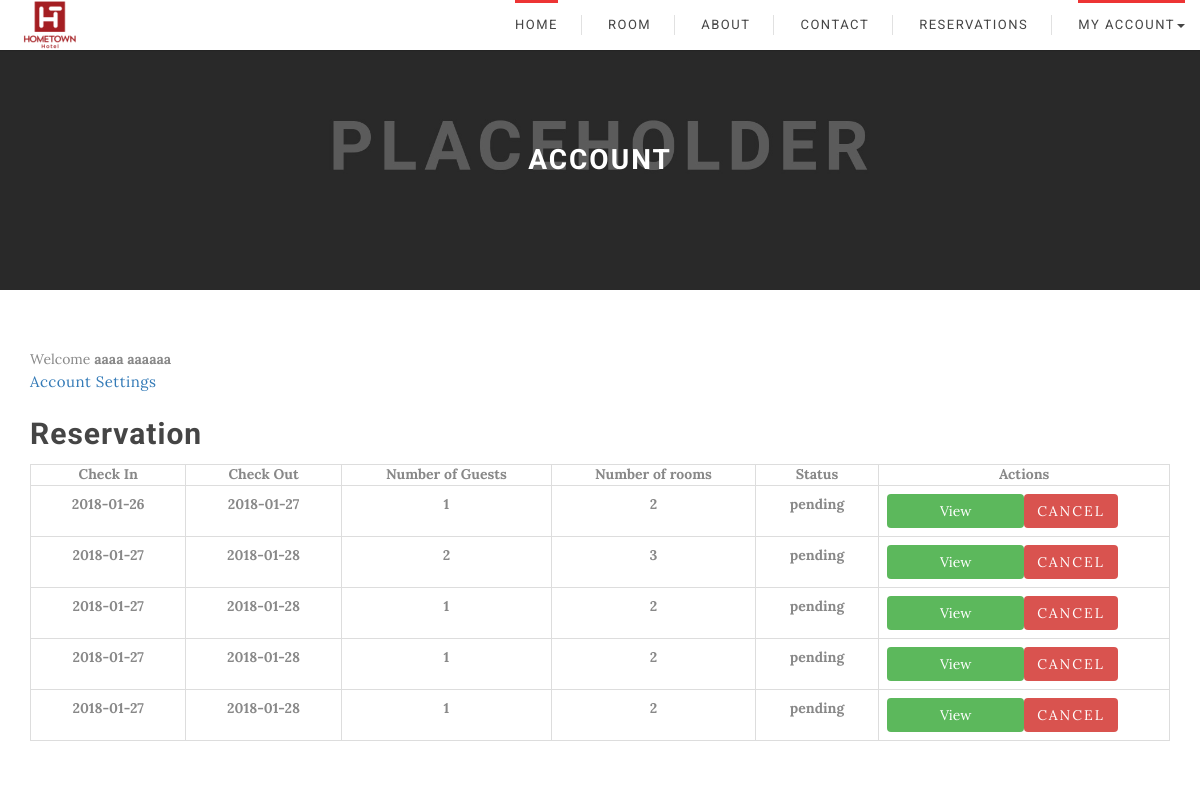
Page /GuestDashboard.php (signed in) on the earlier database version.
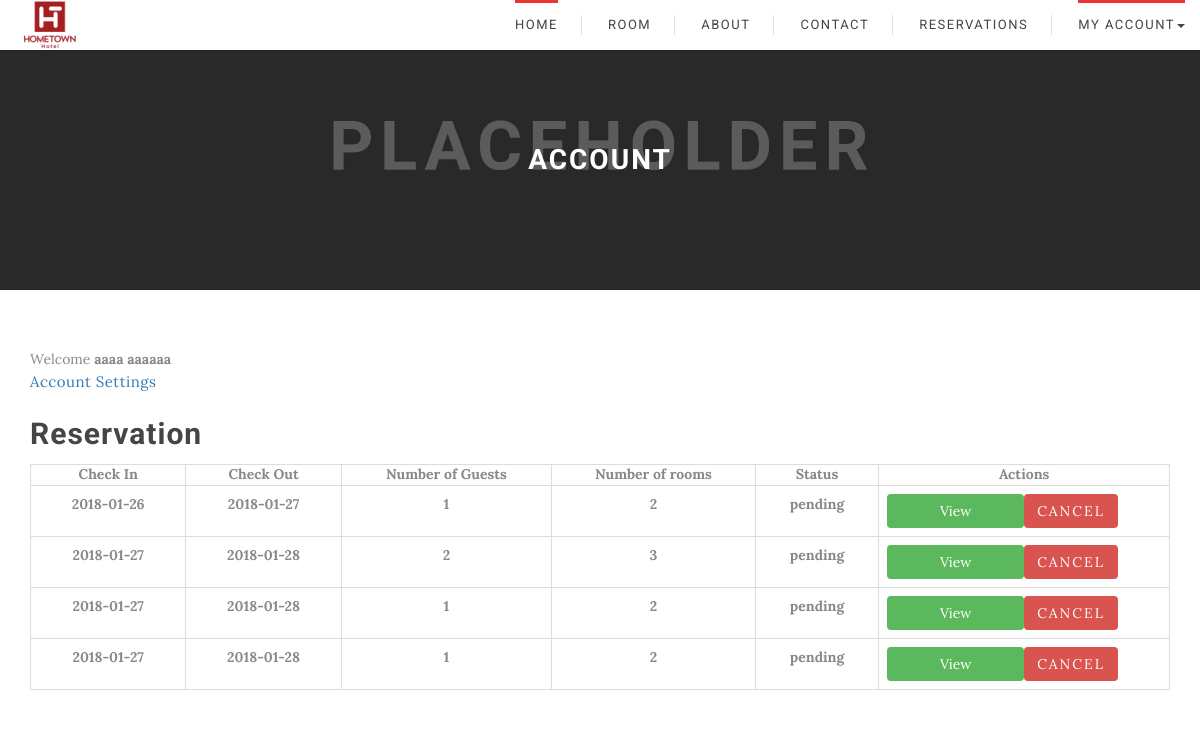
Same page on the later database version.
### tables this page shows
CREATE TABLE `reservation_masterfile` (
  `reservation_id` int(11) NOT NULL,
  `guest_id` int(11) NOT NULL,
  `room_id` int(11) NOT NULL,
  `checkindate` date NOT NULL,
  `checkoutdate` date NOT NULL,
  `number_guest` int(11) NOT NULL,
  `room_number` int(11) NOT NULL
);

### GuestDashboard.php (the view, shortened to what this page needs)
  <?php
  include_once 'db.php';
  include_once 'header.php';
  ?>
<body>
 <header>
  <nav class="navbar rq-header-main-menu navbar-fixed-top" role="navigation">
    <div class="container-fluid">
      <div class="navbar-header">
        <a class="navbar-brand" href="index.php"><img class="logo" src="HometownLogo.png" alt="Hometown"></a>
      </div>
      <div id="nav-menu" class="navbar-collapse rq-menu-wrapper collapse navbar-right" role="navigation">
        <ul class="nav navbar-nav rq-menus">
          <li class="active">
            <a href="HomepageFinal.php">Home</a>
          </li>
          <li>
            <a href="Rooms.php">Room</a>
            </li>
            <li>
              <a href="about-us.html">About</a>
            </li>
            <li>
              <a href="contact.html">Contact</a>
            </li>
            <li>
              <a href="Step1.php">Reservations</a>
            </li>
            <?php if(isset($_SESSION['login'])){  ?>
            <li class="active dropdown">
              <a class="dropdown-toggle" data-toggle="dropdown" href="#" aria-expanded = "false">
                MY ACCOUNT<span class="caret"></span>
              </a>
            </li>
            <?php } else { ?>
            <li><a href="login.php">LOGIN</a></li>
            <?php } ?>
          </ul>
        </div>
  </header>
  <div class="rq-checkout-banner">
    <div class="rq-checkout-banner-mask">
      <div class="container">
        <div class="rq-checkout-banner-text">
          <div class="rq-checkout-banner-text-middle">
            <h1>Account</h1>
          </div>
        </div>
      </div>
    </div>
  </div>
  <div class = "container" style = "margin-top: 5%">
    <div class = "row">
      <div class = "col-lg-12 col-md-12 col-sm-12">
        <div class = "blogArchive_area">
          <div class = "single_archiveblog wow fadeInDown animated" style = "visibility: visible; animation-name: fadeInDown;">
            <div>
              Welcome
              <b>
                <?php echo "{$_SESSION['firstname']} {$_SESSION['lastname']}"; ?>
                <b>
                  <p stlye = "text-align:right;">
                    <a href="account.php">Account Settings</a>
                  </p>
                  <h2> Reservation </h2>
                  <table class = "table table-bordered">
                    <thead>
                      <tr>
                        <th>Check In</th>
                        <th>Check Out</th>
                        <th>Number of Guests</th>
                        <th>Number of rooms</th>
                        <th>Status</th>
                        <th>Actions</th>
                      </tr>
                    </thead>
                    <?php $fetch_reservations = mysqli_query($conn, "SELECT * FROM reservation_masterfile WHERE guest_id = {$_SESSION['guest_ID']}");
                    while($row = mysqli_fetch_assoc($fetch_reservations)){ ?>
                    <tbody>
                      <tr>
                        <td align = "center"><?= $row['checkindate'] ?></td>
                        <td align = "center"><?= $row['checkoutdate'] ?></td>
                        <td align = "center"><?= $row['number_guest'] ?></td>
                        <td align ='center'><?= $row['room_number'] ?></td>
                        <td align = "center">pending</td>
                        <td>
                          <a href="summary.php?code=<?= $row['reservation_id']?>" class="btn btn-sm btn-success" style="display:inline-block !imporatant; width:50%; float:left;">View</a>
                          <form method="post" style="display:inline-block !imporatant; width:50%; float:left;">
                            <button name="cancel" type = 'submit' class="btn btn-sm btn-danger">Cancel</button>
                          </form>
                        </td>
                      </tr>
                    </tbody>
                    <?php } ?>
                  </b>
                </b>
              </div>
            </body>
            </html>

### header.php (shortened to what this page needs)
<!DOCTYPE html>
<html lang="en">
<head>
  <link rel="stylesheet" href="css/owl.carousel.css">
  <link rel="stylesheet" href="css/jquery-ui.css">
  <link rel="stylesheet" href="css/jquery-ui.structure.css">
  <link rel="stylesheet" href="css/jquery-ui.theme.min.css">
  <link rel="stylesheet" href="css/jquery.timepicker.css">
  <link rel="stylesheet" href="css/jquery.countdown.css">
  <link rel="stylesheet" href="css/flexslider.css">
  <link rel="stylesheet" href="css/red.css">
  <link rel="stylesheet" href="css/select2.css">
  <link rel="stylesheet" href="css/jquery.raty.css" />
  <link rel="stylesheet" href="css/hotel.style1.css">
</head>

### GuestDashboard.php (style rules this page uses)
.navbar-brand { margin-top: -22px; margin-right: 5px; }
.table-bordered { border: 1px solid #ddd; }
.table { width: 100%; max-width: 100%; margin-bottom: 20px; }
table { background-color: transparent; }
table { border-spacing: 0; border-collapse: collapse; }
.table-bordered>thead>tr>th { border-bottom-width: 2px; }
.table-bordered>thead>tr>th { border: 1px solid #ddd; }
.btn { border-radius: 0px; margin-bottom: 5px; -webkit-transition: all 0.5s; -o-transition: all 0.5s; transition: all 0.5s; }
.btn-sm { padding: 5px 10px; font-size: 12px; line-height: 1.5; border-radius: 3px; }
.btn-success { color: #fff; background-color: #5cb85c; border-color: #4cae4c; }
.btn { display: inline-block; padding: 6px 12px; margin-bottom: 0; font-size: 14px; font-weight: 400; line-height: 1.42857143; text-align: center; white-space: nowrap; vertical-align: middle; -ms-touch-action: manipulation; touch-action: manipulation; cursor: pointer; -webkit-user-select: none; -moz-user-select: none; -ms-user-select: none; user-select: none; background-image: none; border: 1px solid transparent; border-radius: 4px; }
.table-bordered>tbody>tr>td { border: 1px solid #ddd; }
.table>tbody>tr>td { padding: 8px; line-height: 1.42857143; vertical-align: top; border-top: 1px solid #ddd; }

Differences in the rows shown:
removed reservation_masterfile: checkindate "2018-01-27", checkoutdate "2018-01-28", number_guest "1", room_number "2"
